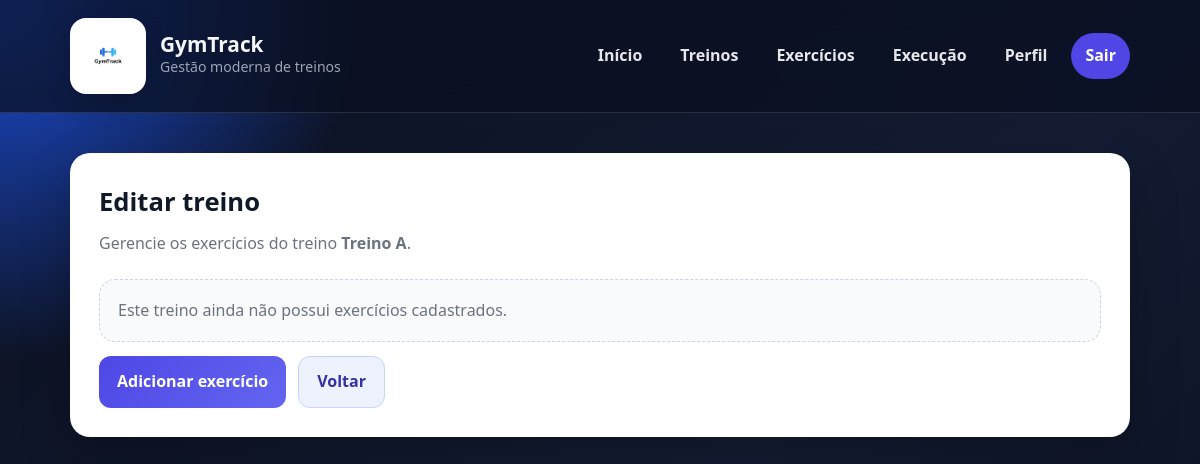
The page /treinos/editar/1/ (signed in) on the database as committed earlier.
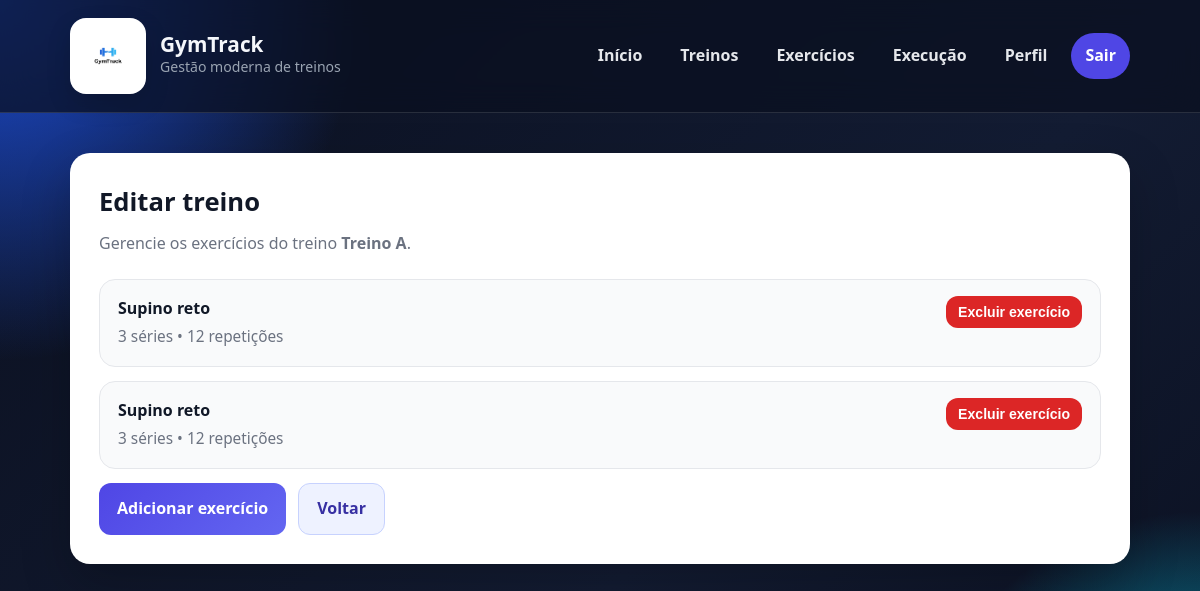
The same page on the database as committed later.
### core/models.py (models this page shows, shortened)
class Exercicio(models.Model):
    treino = models.ForeignKey(Treino, on_delete=models.CASCADE, related_name='exercicios')
    exercicio_base = models.ForeignKey(
        ExercicioBase,
        on_delete=models.CASCADE,
        related_name='exercicios_do_sistema',
        null=True,
        blank=True
    )
    nome = models.CharField(max_length=100, blank=True, null=True)
    series = models.PositiveIntegerField()
    repeticoes = models.PositiveIntegerField()

class ExercicioBase(models.Model):
    nome = models.CharField(max_length=100, unique=True)
    grupo_muscular = models.CharField(max_length=50)

### core/views.py (the view)
# urls.py: path('treinos/editar/<int:treino_id>/', views.editar_treino_view, name='editar_treino'),
@login_required
def editar_treino_view(request, treino_id):
    treino = get_object_or_404(
        Treino.objects.prefetch_related('exercicios__exercicio_base'),
        id=treino_id,
        usuario=request.user
    )
    return render(request, 'core/editar_treino.html', {
        'treino': treino
    })

### core/templates/core/editar_treino.html (shortened to what this page needs)
{% extends 'core/base.html' %}
{% block content %}
<section class="page-grid">
    <div class="content-card">
        <h2 class="section-title">Editar treino</h2>
        <p class="section-subtitle">
            Gerencie os exercícios do treino <strong>{{ treino.nome }}</strong>.
        </p>
        {% if treino.exercicios.count > 0 %}
            <ul class="items-list">
                {% for exercicio in treino.exercicios.all %}
                    <li class="item">
                        <div>
                            <strong>
                                {% if exercicio.exercicio_base %}
                                    {{ exercicio.exercicio_base.nome }}
                                {% else %}
                                    {{ exercicio.nome }}
                                {% endif %}
                            </strong>
                            <span>
                                {{ exercicio.series }} séries •
                                {{ exercicio.repeticoes }} repetições
                            </span>
                        </div>
                        <form method="post"
                              action="{% url 'excluir_exercicio' exercicio.id %}"
                              onsubmit="return confirm('Tem certeza que deseja excluir este exercício do treino?');">
                            <button type="submit" class="btn btn-danger btn-sm">
                                Excluir exercício
                            </button>
                        </form>
                    </li>
                {% endfor %}
            </ul>
        {% else %}
            <div class="empty-state">
                Este treino ainda não possui exercícios cadastrados.
            </div>
        {% endif %}
        <div class="form-actions">
            <a href="{% url 'exercicios' %}" class="btn btn-primary">Adicionar exercício</a>
            <a href="{% url 'treinos' %}" class="btn btn-secondary">Voltar</a>
        </div>
    </div>
</section>
{% endblock %}

Rows that differ between the two databases and show on the page:
added Exercicio: exercicio_base.nome "Supino reto", series "3", repeticoes "12"
added Exercicio: exercicio_base.nome "Supino reto", series "3", repeticoes "12"
Other text that changed with them:
text no longer shown: "Este treino ainda não possui exercícios cadastrados."
